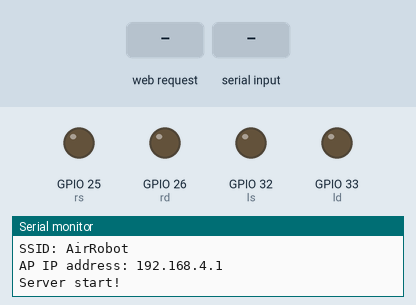
The program below on a simulated ESP32. Parts: output pins drawn as LEDs (lit = HIGH), the last lines printed to the serial monitor. The test bench sets the inputs (shaded band). Storage starts empty.

Above: at 3.3 s.
3.4 s: HTTP request GET /straight received
At 4.0 s:
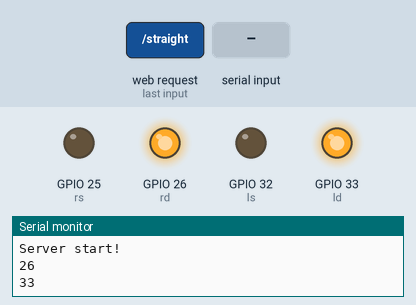
4.9 s: "b\n" received over Serial
At 5.6 s:
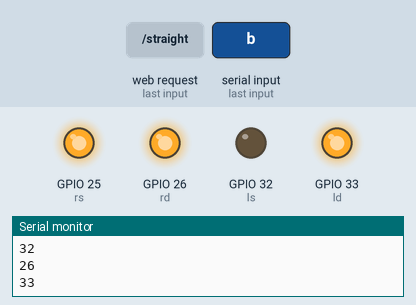
6.4 s: HTTP request GET /stop received
At 7.5 s:
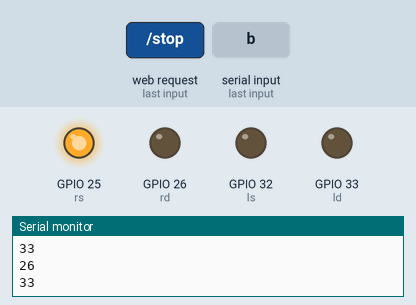
8.0 s: "g\n" received over Serial
At 9.2 s:
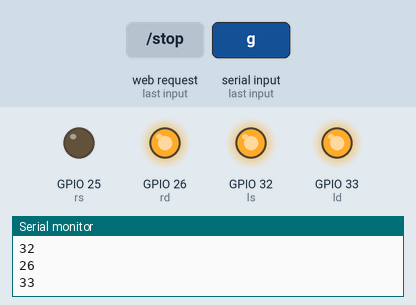
9.6 s: HTTP request GET /right received
At 11.0 s:
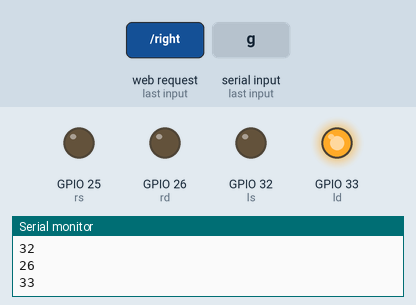
11.3 s: "l\n" received over Serial
At 11.7 s:
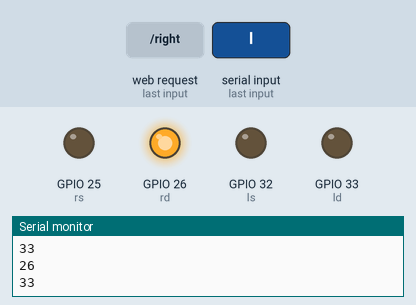
Timing chart, 0 to 13.9 s (numbered marks = the images above; inputs shaded):
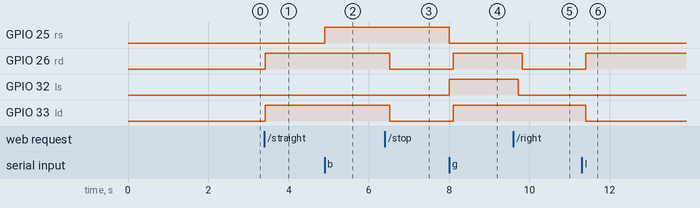

The program:

main.cpp
```cpp
#include <Arduino.h>
#include <WiFi.h>
#include <ESPAsyncWebServer.h>
#include <SPIFFS.h>

const char ssid[] = "AirRobot";
const char pass[] = "nogami1103";
const IPAddress ip(192,168,4,1);
const IPAddress subnet(255,255,255,0);
AsyncWebServer server(80);

#define rd 26
#define rs 25
#define ld 33
#define ls 32

#define grs 1
#define brs 0

#define gls 1
#define bls 0

bool rf = grs;
bool lf = gls;

int _on(int num) {
  digitalWrite(num,HIGH);
  Serial.println(num);
  return 0;
}
int _off(int num) {
  digitalWrite(num,LOW);
  Serial.println(num);
  return 0;
}

int rssw(void) {
  if (rf==grs)
  {
    rf = brs;
    _on(rs);
  } else {
    rf = grs;
    _off(rs);
  }
  return 0;
}

int lssw(void) {
  if (lf==gls)
  {
    lf = bls;
    _off(ls);
  } else {
    lf = gls;
    _on(ls);
  }
  return 0;
}

void setup()
{
  Serial.begin(115200);

  pinMode(rd,OUTPUT);
  pinMode(rs,OUTPUT);
  pinMode(ld,OUTPUT);
  pinMode(ls,OUTPUT);

  if(!SPIFFS.begin(true)){
    Serial.println("An Error has occurred while mounting SPIFFS");
    return;
  }

  WiFi.softAP(ssid, pass);
  delay(100);
  WiFi.softAPConfig(ip, ip, subnet);

  IPAddress myIP = WiFi.softAPIP();

  delay(1000);

  Serial.print("SSID: ");
  Serial.println(ssid);
  Serial.print("AP IP address: ");
  Serial.println(myIP);

  server.on("/", HTTP_GET, [](AsyncWebServerRequest *request){
    request->send(SPIFFS, "/index.html");
  });
  server.on("/style.css", HTTP_GET, [](AsyncWebServerRequest *request){
    request->send(SPIFFS, "/style.css", "text/css");
  });
  server.on("/favicon.ico", HTTP_GET, [](AsyncWebServerRequest *request){
    request->send(SPIFFS, "/favicon.ico", "text/css");
  });

  server.on("/straight", HTTP_GET, [](AsyncWebServerRequest *request){
    _on(rd);
    _on(ld);
  });

  server.on("/stop", HTTP_GET, [](AsyncWebServerRequest *request){
    delay(100);
    _off(rd);
    _off(ld);
  });

  server.on("/right", HTTP_GET, [](AsyncWebServerRequest *request){
    rf=1;
    lf=1;
    _off(rs);
    delay(100);
    _off(ls);
    delay(100);
    _off(rd);
    _on(ld);
  });

  server.on("/left", HTTP_GET, [](AsyncWebServerRequest *request){
    rf=1;
    lf=1;
    _off(rs);
    delay(100);
    _off(ls);
    delay(100);
    _on(rd);
    _off(ld);
  });

  server.on("/stop", HTTP_GET, [](AsyncWebServerRequest *request){
    request->send(200);
    delay(100);
    _off(rd);
    _off(rs);
  });

  //コントローラー向け
  server.on("/rdon", HTTP_GET, [](AsyncWebServerRequest *request){
    _on(rd);
  });

  server.on("/rdoff", HTTP_GET, [](AsyncWebServerRequest *request){
    _off(rd);
  });

  server.on("/ldon", HTTP_GET, [](AsyncWebServerRequest *request){
    _on(ld);
  });

  server.on("/ldoff", HTTP_GET, [](AsyncWebServerRequest *request){
    _off(ld);
  });

  server.on("/rs", HTTP_GET, [](AsyncWebServerRequest *request){
    rssw();
  });

  server.on("/ls", HTTP_GET, [](AsyncWebServerRequest *request){
    lssw();
  });


  server.begin();
  delay(1000);
  Serial.println("Server start!");
}

void loop() {
  if(Serial.available()>0){
    String data = Serial.readStringUntil('\n');

    //直進
    if (data=="g") {
      if (rf!=grs)
      {
        rssw();
      }
      if (lf!=grs)
      {
        lssw();
      }
      delay(100);

      _on(rd);
      _on(ld);
    }

    //停止
    if (data=="s") {
      delay(100);
      _off(rd);
      _off(ld);
    }

    //右
    if (data=="r") {
      if (lf!=gls)
      {
        lssw();
      }
      delay(100);
      _off(rd);
      _on(ld);
    }

    //左
    if (data=="l") {
      if (rf!=grs)
      {
        rssw();
      }
      delay(100);
      _on(rd);
      _off(ld);
    }

    //後進
    if (data=="b") {
      if (rf!=brs)
      {
        rssw();
      }
      if (lf!=bls)
      {
        lssw();
      }
      delay(100);
      _on(rd);
      _on(ld);
    }

    //右ドリル
    if (data=="rdon") {
      _on(rd);
    }
    if (data=="rdoff")
    {
      _off(rd);
    }

    //左ドリル
    if (data=="ldon")
    {
      _on(ld);
    }
    if (data=="ldoff")
    {
      _off(ld);
    }

    //右シリンダー
    if (data=="rs")
    {
      rssw();
    }


    //左シリンダー
    if(data=="ls"){
      lssw();
    }
  }
}
```

Measured:
- after the input at 3.4 s, GPIO 26 (rd), GPIO 33 (ld): LOW → HIGH at once
- after the input at 4.9 s, GPIO 25 (rs): LOW → HIGH at once
- after the input at 6.4 s, GPIO 26 (rd), GPIO 33 (ld): HIGH → LOW after 0.12 s
- after the input at 8.0 s, GPIO 25 (rs): HIGH → LOW at once; GPIO 26 (rd), GPIO 33 (ld): LOW → HIGH after 0.10 s; GPIO 32 (ls): LOW → HIGH at once
- after the input at 9.6 s, GPIO 26 (rd): HIGH → LOW after 0.22 s; GPIO 32 (ls): HIGH → LOW after 0.12 s
- after the input at 11.3 s, GPIO 26 (rd): LOW → HIGH after 0.10 s; GPIO 33 (ld): HIGH → LOW after 0.10 s
